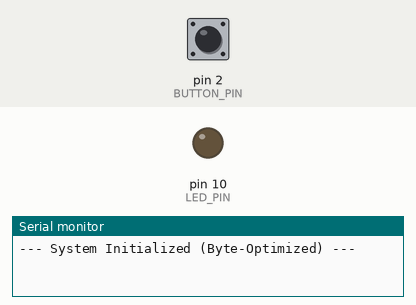
Recording of a sketch running on a simulated Arduino Uno, built with avr-gcc and run on an emulated ATmega328P. Parts: output pins drawn as LEDs (lit = HIGH), the last lines printed to the serial monitor. Inputs (shaded band) come from the test bench; at power-on: pin 2 (BUTTON_PIN) HIGH.

Above: at 1.2 s.
1.3 s: pin 2 (BUTTON_PIN) pulled LOW for 0.15 s
At 2.2 s:
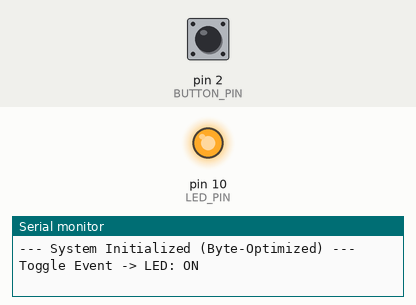
2.9 s: pin 2 (BUTTON_PIN) pulled LOW for 1 s
At 3.3 s:
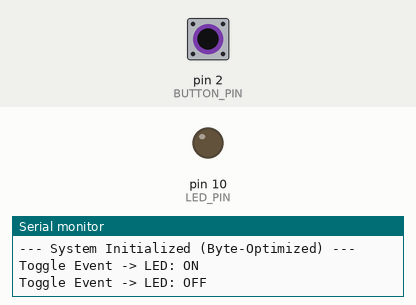
5.4 s: pin 2 (BUTTON_PIN) pulled LOW for 3.2 s
At 6.5 s:
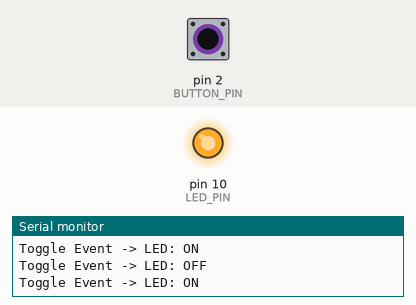
Timing chart, 0 to 8.4 s (numbered marks = the images above; inputs shaded):
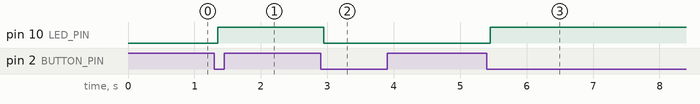

The sketch:

24-Button-Switch.ino
```cpp
// (licence header left out)
// Pin Definitions
const byte BUTTON_PIN = 2;
const byte LED_PIN = 10;

// LED and Button State Variables (Optimized as bytes)
byte ledState = LOW;           // 0 or 1, tracks the LED status
byte lastStableState = HIGH;    // Confirmed state after debounce
byte lastInstantReading = HIGH; // Immediate state from previous loop

// Debounce Timing Variables
unsigned long lastDebounceTime = 0;
const unsigned long DEBOUNCE_DELAY = 50;

void setup() {
  Serial.begin(115200);

  pinMode(BUTTON_PIN, INPUT);
  pinMode(LED_PIN, OUTPUT);

  digitalWrite(LED_PIN, ledState);

  Serial.println("--- System Initialized (Byte-Optimized) ---");
}

void loop() {
  // 1. DigitalRead returns an int, but we store only the necessary byte
  byte currentReading = digitalRead(BUTTON_PIN);

  // 2. Monitor for signal transitions
  if (currentReading != lastInstantReading) {
    lastDebounceTime = millis();
  }

  // 3. Confirm stability after the DEBOUNCE_DELAY
  if ((millis() - lastDebounceTime) > DEBOUNCE_DELAY) {

    // 4. State change detection
    if (currentReading != lastStableState) {
      lastStableState = currentReading;

      // 5. Trigger toggle on Falling Edge (Button Press with Pull-up)
      if (lastStableState == LOW) {
        ledState = !ledState; // Logical NOT works perfectly on byte 0/1
        digitalWrite(LED_PIN, ledState);
        Serial.print("Toggle Event -> LED: ");
        Serial.println(ledState ? "ON" : "OFF");
      }
    }
  }

  // 6. Update history for the next cycle
  lastInstantReading = currentReading;
}
```

Measured:
- after the input at 1.3 s, pin 10 (LED_PIN): LOW → HIGH after 0.05 s
- after the input at 2.9 s, pin 10 (LED_PIN): HIGH → LOW after 0.05 s
- after the input at 5.4 s, pin 10 (LED_PIN): LOW → HIGH after 0.05 s
